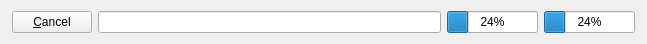
<?xml version="1.0" encoding="UTF-8"?>
<ui version="4.0">
 <class>LoadProgress</class>
 <widget class="QWidget" name="LoadProgress">
  <property name="geometry">
   <rect>
    <x>0</x>
    <y>0</y>
    <width>647</width>
    <height>44</height>
   </rect>
  </property>
  <property name="sizePolicy">
   <sizepolicy hsizetype="Fixed" vsizetype="Fixed">
    <horstretch>0</horstretch>
    <verstretch>0</verstretch>
   </sizepolicy>
  </property>
  <property name="windowTitle">
   <string>Progress</string>
  </property>
  <property name="locale">
   <locale language="English" country="Australia"/>
  </property>
  <layout class="QHBoxLayout" name="horizontalLayout">
   <property name="leftMargin">
    <number>12</number>
   </property>
   <property name="topMargin">
    <number>0</number>
   </property>
   <property name="rightMargin">
    <number>12</number>
   </property>
   <property name="bottomMargin">
    <number>0</number>
   </property>
   <item>
    <widget class="QPushButton" name="cancelButton">
     <property name="text">
      <string>&amp;Cancel</string>
     </property>
    </widget>
   </item>
   <item>
    <widget class="QLineEdit" name="currentEdit">
     <property name="sizePolicy">
      <sizepolicy hsizetype="MinimumExpanding" vsizetype="Fixed">
       <horstretch>0</horstretch>
       <verstretch>0</verstretch>
      </sizepolicy>
     </property>
     <property name="minimumSize">
      <size>
       <width>300</width>
       <height>0</height>
      </size>
     </property>
     <property name="readOnly">
      <bool>true</bool>
     </property>
    </widget>
   </item>
   <item>
    <widget class="QProgressBar" name="itemProgress">
     <property name="sizePolicy">
      <sizepolicy hsizetype="Minimum" vsizetype="Fixed">
       <horstretch>0</horstretch>
       <verstretch>0</verstretch>
      </sizepolicy>
     </property>
     <property name="value">
      <number>24</number>
     </property>
    </widget>
   </item>
   <item>
    <widget class="QProgressBar" name="overallProgress">
     <property name="sizePolicy">
      <sizepolicy hsizetype="Minimum" vsizetype="Fixed">
       <horstretch>0</horstretch>
       <verstretch>0</verstretch>
      </sizepolicy>
     </property>
     <property name="value">
      <number>24</number>
     </property>
    </widget>
   </item>
  </layout>
 </widget>
 <resources/>
 <connections/>
</ui>
